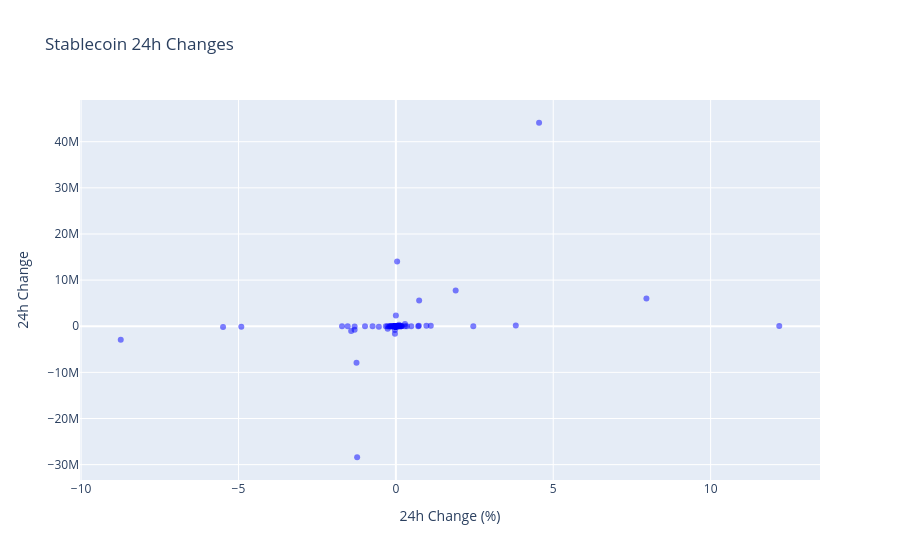

Notebook cell for this chart:
### Markdown cell above
## big movers

### Code cell
import plotly.express as px

fig = px.scatter(
    df_total_supply,
    x='change_24h_pct',
    y='change_24h',
    opacity=0.5,
    color_discrete_sequence=['blue'],
    labels={
        'change_24h_pct': 'a',
        'change_24h': '24h Change'
    },
    title='Stablecoin 24h Changes'
)
fig.show()

### Figure 1 — Plotly figure (JSON) as saved in the notebook; plotly's stock layout.template omitted (floating-point values rounded to 4 significant figures; data arrays with more than 128 entries replaced by an {"elided": "..."} marker saying what was removed)
{"data": [{"hovertemplate": "24h Change (%)=%{x}<br>24h Change=%{y}<extra></extra>", "legendgroup": "", "marker": {"color": "blue", "opacity": 0.5, "symbol": "circle"}, "mode": "markers", "name": "", "orientation": "v", "showlegend": false, "type": "scatter", "x": {"elided": "204 float values"}, "xaxis": "x", "y": {"elided": "204 float values"}, "yaxis": "y"}], "layout": {"legend": {"tracegroupgap": 0}, "title": {"text": "Stablecoin 24h Changes"}, "xaxis": {"anchor": "y", "domain": [0, 1], "title": {"text": "24h Change (%)"}}, "yaxis": {"anchor": "x", "domain": [0, 1], "title": {"text": "24h Change"}}}}
